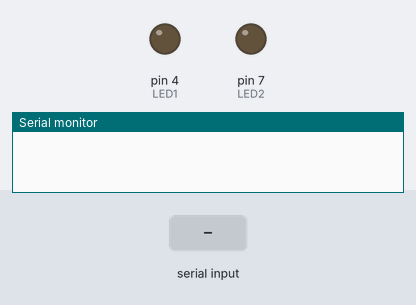
This sketch was run on a simulated Arduino Uno, built with avr-gcc and run on an emulated ATmega328P. On the bench: output pins drawn as LEDs (lit = HIGH), the last lines printed to the serial monitor. The inputs (shaded band) are chosen by the test bench.

Above: at 1.2 s.
1.3 s: "A" received over Serial
At 2.2 s:
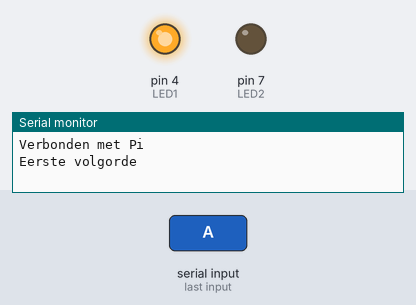
2.8 s: "B" received over Serial
At 3.4 s:
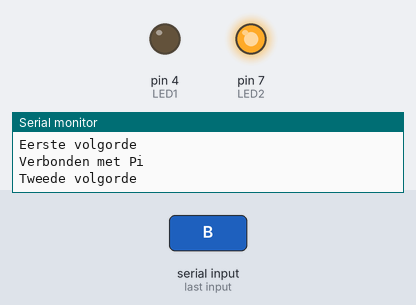
Timing chart, 0 to 5.8 s (numbered marks = the images above; inputs shaded):
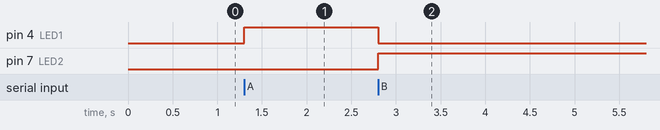

The sketch:

opdr8a_arduino_power_leds.ino
```cpp
// Opdracht 8a - Nina Schrauwen
// Dit programma ontvangt en voert de commando’s uit die via de Pi worden verzonden
// Definieer constante variabelen
const int LED1 = 4;
const int LED2 = 7;

// Setup van de leds en de seriële communicatie
void setup() {
  Serial.begin(9600);
  pinMode(LED1, OUTPUT);
  pinMode(LED2, OUTPUT);
  digitalWrite(LED1, LOW);
  digitalWrite(LED2, LOW);
}

// Hoofdlus om de ontvangen commando’s van de Pi te vertalen en uit te voeren
void loop() {
  // Als er een seriële verbinding is gemaakt met de Pi
  if (Serial.available()) {
    Serial.println("Verbonden met Pi");
    // Lees het commando uit
    char cmd = Serial.read();
    // Commando om LED1 aan te zetten en LED2 uit (knippervolgorde)
    if (cmd == 'A') {
      Serial.println("Eerste volgorde");
      digitalWrite(LED1, HIGH);
      digitalWrite(LED2, LOW);
    // Commando om LED2 aan te zetten en LED1 uit (knippervolgorde)
    } else if (cmd == 'B') {
      Serial.println("Tweede volgorde");
      digitalWrite(LED1, LOW);
      digitalWrite(LED2, HIGH);
    }
  }
}
```

Measured:
- after the input at 1.3 s, pin 4 (LED1): LOW → HIGH at once
- after the input at 2.8 s, pin 4 (LED1): HIGH → LOW at once; pin 7 (LED2): LOW → HIGH at once
